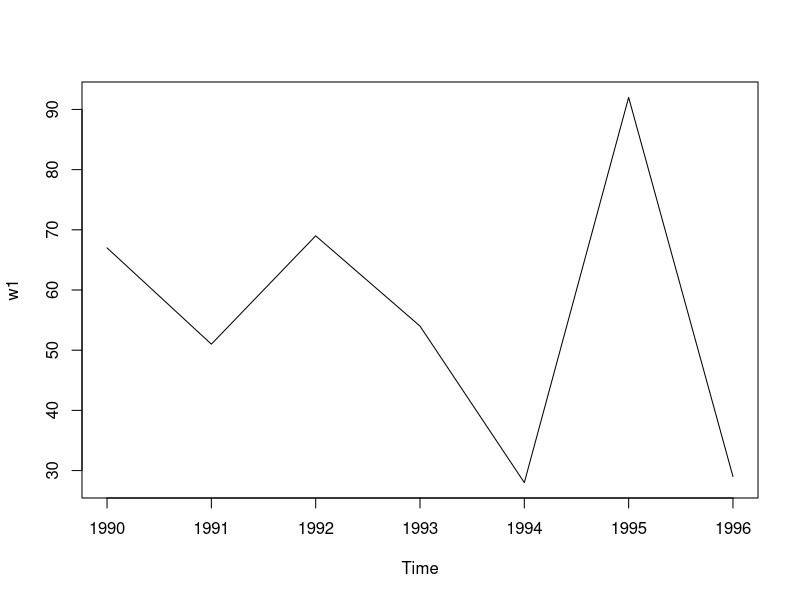
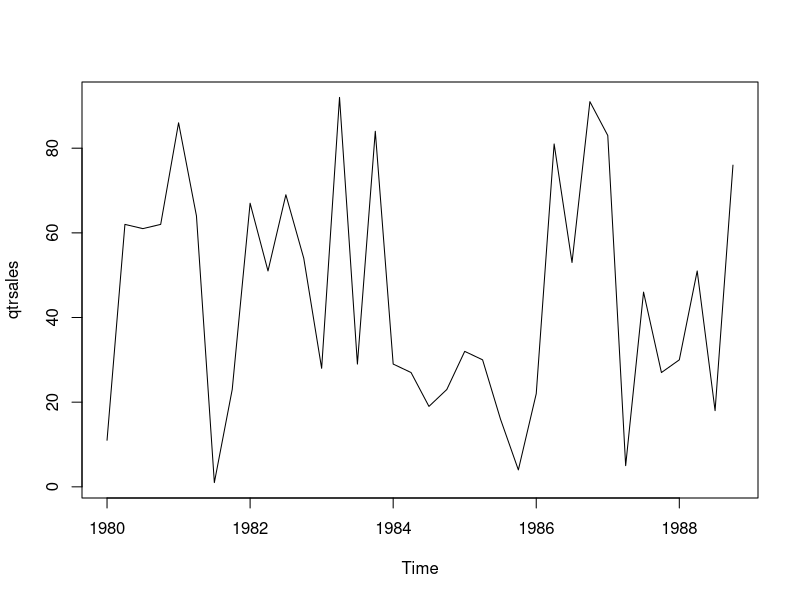

The R source for these figures, in order:
# create a time series data

#first create a vector of numerical values
# 36 observations 
set.seed(1234)
(sales = round(runif(36,0,100)))
length(sales)
?runif
#This data can be daily, weekly, monthly, quartler, yearly data
#create yearly time series : start year 1980

#Yearly----
(yearlysales = ts(sales, start=c(1980), frequency=1)) #yearly series since freq=1
(yearlysales1 = ts(sales, start=c(1980,3), frequency=1)) 
# 3rd yr from 1980

#find the year when sales was >50

class(yearlysales1)
methods(class=ts)
yearlysales1
(w1 <- window(yearlysales1, start=1990 , end=1996))
plot(w1)

#Quarterly -----
12/4  # freq=4
(qtrsales = ts(sales, start=c(1980), frequency=4))
plot(qtrsales)
#list data from Qtr3 1980 to  1985
window(qtrsales, start=c(1980, 3), end=c(1985, 2))


#Monthly -----
12/12  # freq=12 start month=Mar/ 1990
(monsales = ts(sales, start=c(1990,4), frequency=12))

#create data from Feb 2000 to Nov 2002
(monsales1 = ts(sales, start=c(2000,2), end=c(2002,11), frequency=12))
length(monsales1)

#see subset of sales data : May 2000 to Aug 2001
window(monsales1, start=c(2000, 5), end=c(2001, 8))

# daily series
sales2 = ceiling(rnorm(365,mean=100,sd=10))
dailysales=ts(sales2, start=c(2017,1),frequency = 365)
dailysales
window(dailysales, start=c(2017,1), end=c(2017,10))
